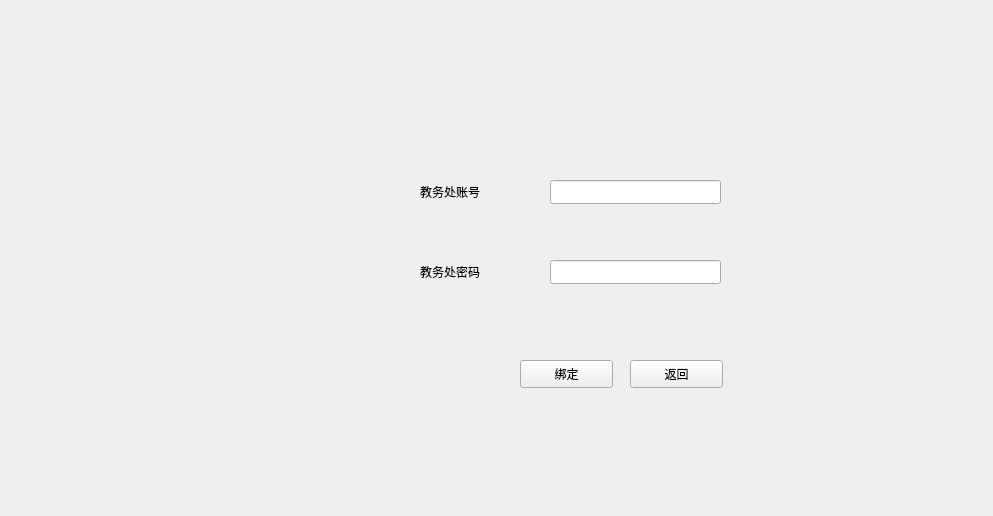
<?xml version="1.0" encoding="UTF-8"?>
<ui version="4.0">
 <class>Form</class>
 <widget class="QWidget" name="Form">
  <property name="geometry">
   <rect>
    <x>0</x>
    <y>0</y>
    <width>993</width>
    <height>516</height>
   </rect>
  </property>
  <property name="minimumSize">
   <size>
    <width>993</width>
    <height>516</height>
   </size>
  </property>
  <property name="maximumSize">
   <size>
    <width>993</width>
    <height>516</height>
   </size>
  </property>
  <property name="windowTitle">
   <string>Form</string>
  </property>
  <property name="styleSheet">
   <string notr="true">QWidget#Form{
border-image: url(:/login/images/a.jpg);
}</string>
  </property>
  <widget class="QLineEdit" name="jw_acount_le">
   <property name="enabled">
    <bool>true</bool>
   </property>
   <property name="geometry">
    <rect>
     <x>550</x>
     <y>180</y>
     <width>171</width>
     <height>24</height>
    </rect>
   </property>
   <property name="text">
    <string/>
   </property>
   <property name="clearButtonEnabled">
    <bool>true</bool>
   </property>
  </widget>
  <widget class="QLineEdit" name="jw_pwd_le">
   <property name="enabled">
    <bool>true</bool>
   </property>
   <property name="geometry">
    <rect>
     <x>550</x>
     <y>260</y>
     <width>171</width>
     <height>24</height>
    </rect>
   </property>
   <property name="text">
    <string/>
   </property>
   <property name="clearButtonEnabled">
    <bool>true</bool>
   </property>
  </widget>
  <widget class="QLabel" name="label_3">
   <property name="geometry">
    <rect>
     <x>420</x>
     <y>180</y>
     <width>111</width>
     <height>24</height>
    </rect>
   </property>
   <property name="styleSheet">
    <string notr="true">font: 14pt &quot;华文行楷&quot;;</string>
   </property>
   <property name="text">
    <string>教务处账号</string>
   </property>
  </widget>
  <widget class="QLabel" name="label_4">
   <property name="geometry">
    <rect>
     <x>420</x>
     <y>260</y>
     <width>131</width>
     <height>24</height>
    </rect>
   </property>
   <property name="styleSheet">
    <string notr="true">font: 14pt &quot;华文行楷&quot;;</string>
   </property>
   <property name="text">
    <string>教务处密码</string>
   </property>
  </widget>
  <widget class="QPushButton" name="login_btn_2">
   <property name="geometry">
    <rect>
     <x>520</x>
     <y>360</y>
     <width>93</width>
     <height>28</height>
    </rect>
   </property>
   <property name="styleSheet">
    <string notr="true">font: 15pt &quot;华文行楷&quot;;</string>
   </property>
   <property name="text">
    <string>绑定</string>
   </property>
  </widget>
  <widget class="QPushButton" name="login_btn_3">
   <property name="geometry">
    <rect>
     <x>630</x>
     <y>360</y>
     <width>93</width>
     <height>28</height>
    </rect>
   </property>
   <property name="styleSheet">
    <string notr="true">font: 16pt &quot;华文行楷&quot;;</string>
   </property>
   <property name="text">
    <string>返回</string>
   </property>
  </widget>
 </widget>
 <resources>
  <include location="images.qrc"/>
 </resources>
 <connections>
  <connection>
   <sender>login_btn_2</sender>
   <signal>clicked()</signal>
   <receiver>Form</receiver>
   <slot>bangding()</slot>
   <hints>
    <hint type="sourcelabel">
     <x>569</x>
     <y>382</y>
    </hint>
    <hint type="destinationlabel">
     <x>1060</x>
     <y>426</y>
    </hint>
   </hints>
  </connection>
  <connection>
   <sender>login_btn_3</sender>
   <signal>clicked()</signal>
   <receiver>Form</receiver>
   <slot>bd_exit()</slot>
   <hints>
    <hint type="sourcelabel">
     <x>710</x>
     <y>371</y>
    </hint>
    <hint type="destinationlabel">
     <x>1159</x>
     <y>364</y>
    </hint>
   </hints>
  </connection>
 </connections>
 <slots>
  <slot>bangding()</slot>
  <slot>bd_exit()</slot>
 </slots>
</ui>
